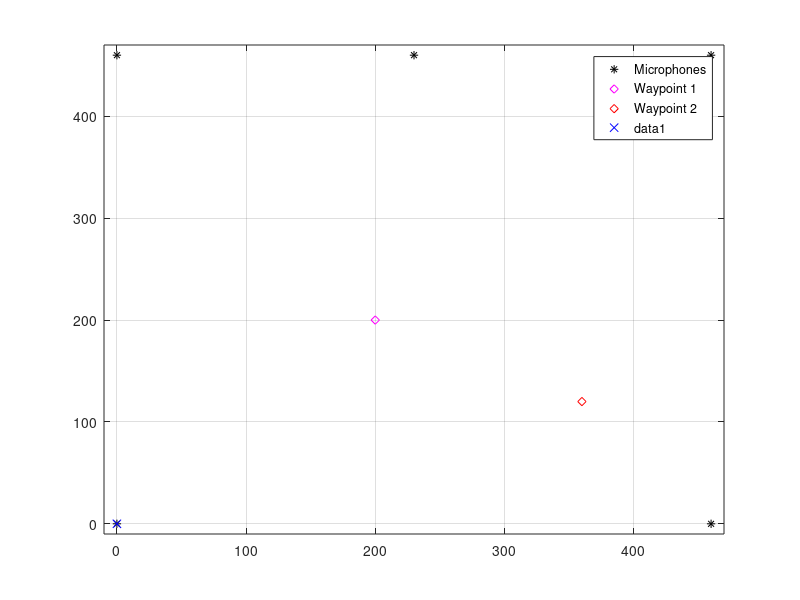

Reproduce this figure in MATLAB. (Note: this script raises an error after producing the figure.)
cport = 5;		% Com port to use.
q = 1;

% log = [x,y,dir] % Variable to keep track of x y position
%
% 	rec = record();		% Record 24000 samples.
% 	times = ch_td(rec);	% Calculate all the times.
% 	pos = loc(times);	% Calculate the position.

%	code: 0xD073CDA6 ??????
setpref('dsp','portaudioHostApi',3) 

%---- BEGIN OF VARIABLES ----

d_dist = 25; % distance in cm's to drive
steer_error = 2; %Allowed direction deviation before correcting
wp_error = 20;	%Distance from a waypoint when the car stops driving

A = [0 0];		%start position
dir = 90;		%start direction
B = [200 200];	%waypoint one
C = [360 120];	%waypoint two

fc = 10000;
code = '0xD073CDA6';
fb = 3750;
rc = 1250;

%---- END OF VARIABLES ----

figure(1); % figure 1 is the figure to plot the progress of the car on the way
plot([0 460 0 460 230],[0 0 460 460 460],'*k');
xlim([-10 470]);
ylim([-10 470]);
grid on;
hold on;
plot(B(1),B(2),'dm');
plot(C(1),C(2),'dr');
legend('Microphones','Waypoint 1','Waypoint 2');
plot(A(1),A(2),'xb');

try
	
	% SETUP
	openCom(cport);
	setup_beacon(fb,code,fc,rc);
	pause(0.1)
	EPOCommunications('transmit','A1');
	
% 	% FIRST LOCALISATION LOG
	log(1,:) = [pos(1),pos(2),dir];
	
	% FIRST TURN
	angB = atan(B(2)/B(1)); % Check angle between m2-m1 and m2-B
	if abs(angB-dir) <= 90 % B in front of A
		th = calc_th(pos(1),pos(2),dir,B(1),B(2));
		turn(th);
		dir = mod((dir+th),360);
	else % B behind A
		turn(180);
		dir = mod((dir + 180),360);
		
		[pos(1),pos(2),~] = position(log(end,1),log(end,2),0);
		log(end+1,:) = [pos(1),pos(2),dir];
		plot(pos(1),pos(2),'xb');
		
		th = calc_th(pos(1),pos(2),dir,B(1),B(2));
		turn(th);
		dir = mod((dir+th),360);
	end
	
	% Drive to chechpoint 1 (B)
	while not(q)
		
		[pos(1),pos(2),~] = position(log(end,1),log(end,2),0);
		log(end+1,:) = [pos(1),pos(2),dir];
		plot(pos(1),pos(2),'xb');
		
		st = check_st(pos(1),pos(2),dir,B(1),B(2));
		if abs(st) > steer_error
			alpha = turn(st);
			dir = mod((dir + alpha),360);
			[pos(1),pos(2),~] = position(log(end,1),log(end,2),0);
			log(end+1,:) = [pos(1),pos(2),dir];
			plot(pos(1),pos(2),'xb');
		else
			forward(d_dist);
			[pos(1),pos(2),dir] = position(log(end,1),log(end,2),1);
			log(end+1,:) = [pos(1),pos(2),dir];
			plot(pos(1),pos(2),'xb');
		end
		
		if length(log) > 1000
			log = log(2:end,:);
		end
		
		if sqrt((pos(1)-B(1))^2 + (pos(2)-B(2))^2) < wp_error
			disp('Arrived at the first waypoint! position:');
			disp([pos(1);pos(2)]);
			q = 1;
		end
		
	end
	
% 	input('Press enter to continue to the next waypoint.');
	pause(10); % measuring pause at the waypoint
	q = 0;
	
	% SECCOND TURN
	angC = atan(C(2)/C(1)); % Check angle between m2-m1 and m2-B
	if abs(angC-dir) <= 90 % B in front of A
		th = calc_th(pos(1),pos(2),dir,C(1),C(2));
		turn(th);
		dir = mod((dir+th),360);
	else % C behind B
		turn(180);
		dir = mod((dir + 180),360);
		
		[pos(1),pos(2),~] = position(log(end,1),log(end,2),0);
		log(end+1,:) = [pos(1),pos(2),dir];
		plot(pos(1),pos(2),'xb');
		
		th = calc_th(pos(1),pos(2),dir,C(1),C(2));
		turn(th);
		dir = mod((dir+th),360);
	end
	
	% Drvie to checkpoint 2 (C)
	while not(q)
		
		[pos(1),pos(2),~] = position(log(end,1),log(end,2),0);
		log(end+1,:) = [pos(1),pos(2),dir];
		plot(pos(1),pos(2),'xb');
		
		st = check_st(pos(1),pos(2),dir,C(1),C(2));
		if abs(st) > steer_error
			alpha = turn(st);
			dir = mod((dir + alpha),360);
			[pos(1),pos(2),~] = position(log(end,1),log(end,2),0);
			log(end+1,:) = [pos(1),pos(2),dir];
			plot(pos(1),pos(2),'xb');
		else
			forward(d_dist);
			[pos(1),pos(2),dir] = position(log(end,1),log(end,2),1);
			log(end+1,:) = [pos(1),pos(2),dir];
			plot(pos(1),pos(2),'xb');
		end
		
		if length(log) > 1000
			log = log(2:end,:);
		end
		
		if sqrt((pos(1)-C(1))^2 + (pos(2)-C(2))^2) < wp_error
			disp('Arrived at the destination! position:');
			disp([pos(1);pos(2)]);
			pause(2)
			q = 1;
		end
	end
catch
	% In case of an error
	closeCom();
	error('!!!	Some error occured	!!!');
end